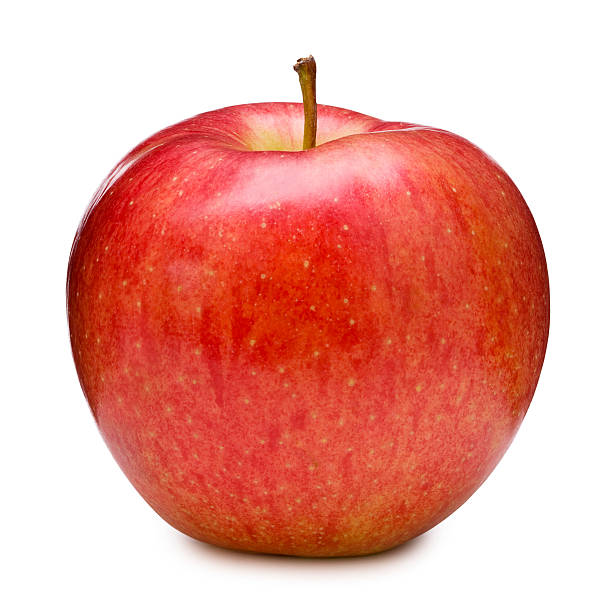
#> input picture apple.jpg, 612 x 612 px, found by its file name
$ python regiongrwoing.py
#> lines starting #> are read from the running program, lines starting #| are printed output that depends on the picture; after the words box and inside, x2 and y2 are one past the last pixel; in counts of white or black regions, pixels touching at a corner belong together
import cv2
import numpy as np

def region_growing(img,seed,thres):
    h,w=img.shape
    mask=np.zeros((h,w),dtype=np.uint8)
    stack=[seed]
    seed_intensity=img[seed]
    while stack:
        x,y=stack.pop()
        if 0<=x<h and 0<=y<w and mask[x,y]==0:
            if abs(int(img[x,y])-int(seed_intensity))<thres:
                mask[x,y]=255
                stack.extend([(x+1,y),(x-1,y),(x,y+1),(x,y-1)])
    return mask
org_img=cv2.imread("D:/DIP PRACTICALS\OPEN CV/dip/apple.jpg",0)
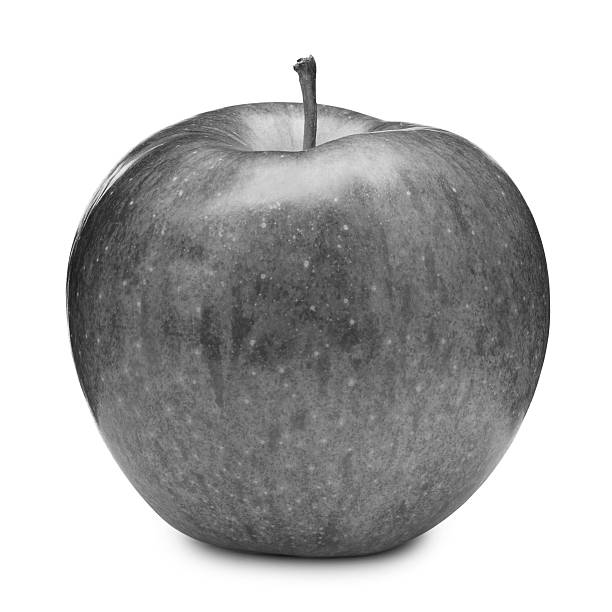
#> org_img: shape (612, 612); min 9, max 255, mean 186
seed_point=(100,100)
segmented_region=region_growing(org_img,seed_point,30)
#> in region_growing, `seed_intensity=img[seed]`: seed_intensity = 255
#> after the loop in region_growing, `while stack:`:
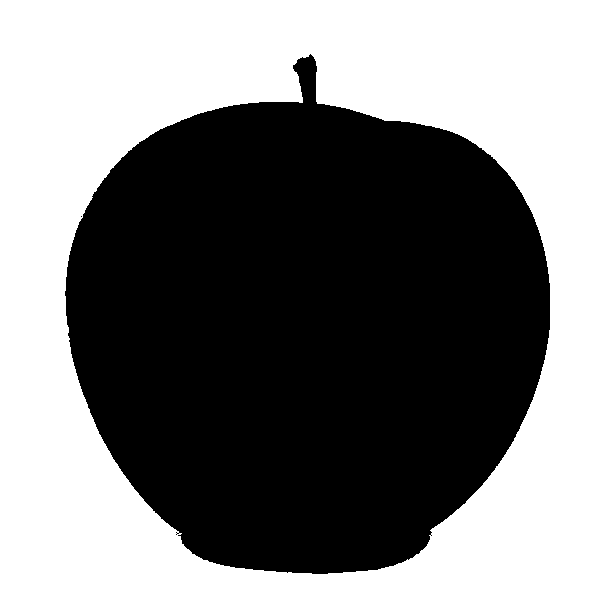
#> mask: shape (612, 612); 51% white; 2 black regions (1 under 20 px), largest, box (x1, y1, x2, y2) and area: (65, 54, 550, 574) 183523
#> after the loop in region_growing, `while stack:`: stack = []
cv2.imshow("Segmented Image",segmented_region)
cv2.waitKey(0)
